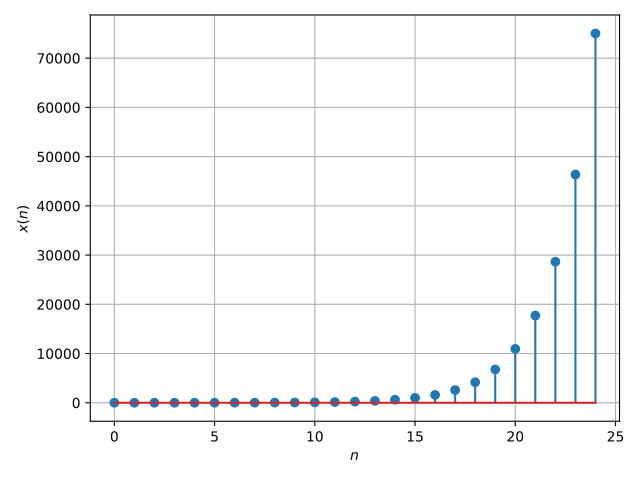

Reproduce this figure in Python.
from matplotlib import pyplot as plt

x = [1, 1]
for i in range(23): x.append(x[-1] + x[-2])
plt.stem(range(len(x)), x)
plt.grid()
plt.xlabel('$n$')
plt.ylabel('$x(n)$')
plt.tight_layout()
plt.savefig('2.png')
